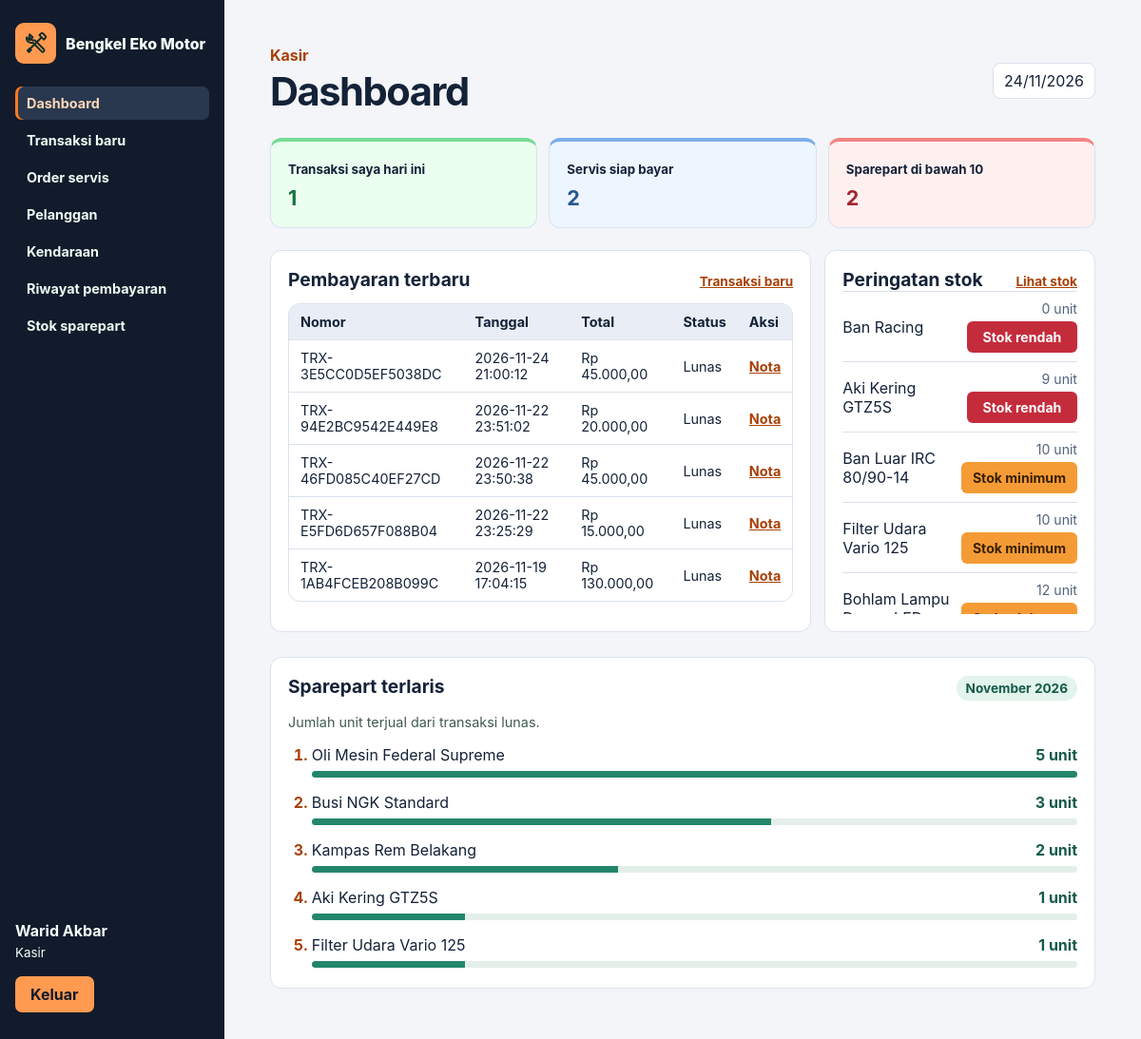
Page /?page=dashboard (signed in) on the committed database.
### tables this page shows
CREATE TABLE `pengguna` (
  `id_pengguna` int(11) NOT NULL,
  `nama_lengkap` varchar(100) NOT NULL,
  `username` varchar(50) NOT NULL,
  `password_hash` varchar(255) NOT NULL,
  `peran` enum('Pemilik','Kasir','Mekanik') NOT NULL,
  `status_aktif` enum('Aktif','Nonaktif') DEFAULT 'Aktif'
);

CREATE TABLE `penjualan` (
  `no_transaksi` varchar(20) NOT NULL,
  `tanggal_transaksi` datetime NOT NULL,
  `id_pengguna` int(11) NOT NULL,
  `total_bayar` decimal(12,2) NOT NULL CHECK (`total_bayar` > 0),
  `metode_bayar` enum('Tunai','Transfer','QRIS') NOT NULL,
  `servis_id` int(11) DEFAULT NULL,
  `pelanggan_id` int(11) DEFAULT NULL,
  `kendaraan_id` int(11) DEFAULT NULL,
  `token` char(32) DEFAULT NULL,
  `status` enum('Lunas','Batal') NOT NULL DEFAULT 'Lunas',
  `diterima` decimal(12,2) DEFAULT NULL,
  `alasan_batal` varchar(500) DEFAULT NULL,
  `batal_pada` datetime DEFAULT NULL,
  `batal_oleh` int(11) DEFAULT NULL
);

CREATE TABLE `sparepart` (
  `id_sparepart` int(11) NOT NULL,
  `nama_barang` varchar(100) NOT NULL,
  `kategori` varchar(50) NOT NULL,
  `harga_jual` decimal(12,2) NOT NULL CHECK (`harga_jual` >= 0),
  `stok` int(11) NOT NULL CHECK (`stok` >= 0),
  `stok_minimum` int(11) NOT NULL CHECK (`stok_minimum` >= 0)
);

### routes/web.php (called while the page is built, shortened)
<?php
function route(array|false $user): void
{
    $page = $_GET['page'] ?? 'dashboard';
    $staff = ['Pemilik','Kasir'];
    $owner = ['Pemilik'];
    $all = ['Pemilik','Kasir','Mekanik'];
    $routes = [
        'dashboard'=>['Dashboard',$all,[]],
        'pelanggan'=>['Pelanggan',$staff,['save'=>$staff]],
        'kendaraan'=>['Kendaraan',$staff,['save'=>$staff]],
        'sparepart'=>['Sparepart',$all,['save'=>$owner,'adjust'=>$owner]],
        'jasa'=>['Katalog jasa',$owner,['save'=>$owner]],
        'pemasok'=>['Pemasok',$owner,['save'=>$owner]],
        'katalog-pemasok'=>['Katalog pemasok',$owner,['save-catalog'=>$owner]],
        'pengguna'=>['Pengguna',$owner,['save'=>$owner]],
        'servis'=>['Order servis',$all,['create'=>$staff]],
        'pekerjaan'=>['Detail pekerjaan',$all,['start'=>['Pemilik','Mekanik'],'progress'=>['Pemilik','Mekanik'],'assign'=>$owner]],
        'checkout'=>['Pembayaran baru',$staff,['pay'=>$staff]],
        'penjualan'=>['Riwayat pembayaran',$staff,[]],
        'nota'=>['Nota penjualan',$staff,['cancel'=>$owner]],
        'pembelian'=>['Pembelian dan utang',$owner,['purchase'=>$owner]],
        'detail-beli'=>['Rincian pembelian',$owner,['settle'=>$owner]],
        'laporan'=>['Laporan',$owner,[]],
    ];
    [$title,$roles,$actions] = $routes[$page];
    $id = (int) filter_var($_GET['id'] ?? 0,FILTER_VALIDATE_INT);
    $reference = is_string($_GET['ref'] ?? null) ? $_GET['ref'] : '';
    match ($page) {
        'dashboard'=>showDashboard($user),
        'servis'=>showServices($user),
        'pekerjaan'=>showService(serviceRecord($id,$user),$user),
        'checkout'=>showCheckout(checkoutOrder($user)),
        'penjualan'=>showSales($user),
        'nota'=>showReceipt($reference,$user),
        'pembelian'=>showPurchases(),
        'katalog-pemasok'=>showSupplierCatalog($id),
        'detail-beli'=>showPurchase($reference),
        'laporan'=>showReports(),
        default=>showMaster($page,$page !== 'sparepart' || $user['peran'] === 'Pemilik'),
    };
    layout($title,$user,$page,(string) ob_get_clean());
}

### public/index.php (called while the page is built, shortened)
<?php
$user = false;
try {
    $user = currentUser();
    route($user);
} catch (Throwable $error) {
    while (ob_get_level() > 0) {
        ob_end_clean();
    }
    if ($error instanceof AccessDenied) {
        http_response_code(403);
        $message = $error->getMessage();
    } elseif ($error instanceof DomainException) {
        http_response_code(422);
        $message = $error->getMessage();
    } elseif ($error instanceof PDOException && $error->getCode() === '23000') {
        http_response_code(409);
        $message = 'Data sudah ada atau rujukan tidak tersedia. Periksa isian dan coba lagi.';
    } else {
        http_response_code(500);
        error_log('Bengkel Eko Motor: ' . get_class($error) . ' (' . $error->getCode() . ')');
        $message = 'Sistem tidak dapat memproses permintaan. Periksa konfigurasi dan koneksi database sesuai README.';
    }
    if (str_contains($_SERVER['HTTP_ACCEPT'] ?? '', 'application/json')) {
        header('Content-Type: application/json; charset=utf-8');
        echo json_encode(['message' => $message], JSON_UNESCAPED_UNICODE);
        exit;
    }
    if ($user) {
        layout('Permintaan tidak berhasil',$user,'','<p role="alert" class="error">' . h($message) . '</p><p>' . linkTo('Kembali ke dashboard','dashboard') . '</p>');
    } else {
        loginPage($message);
    }
}

### app/Models/database.php (called while the page is built, shortened)
<?php
function db(): PDO
{
    static $pdo;
    if (!$pdo) {
        $path = dirname(__DIR__, 2) . '/config/database.local.php';
        $config = require $path;
        $pdo = new PDO($config['dsn'], $config['username'], $config['password'], [
            PDO::ATTR_ERRMODE => PDO::ERRMODE_EXCEPTION,
            PDO::ATTR_EMULATE_PREPARES => false,
            PDO::ATTR_DEFAULT_FETCH_MODE => PDO::FETCH_ASSOC,
        ]);
        $pdo->exec("SET time_zone = '+07:00'");
    }
    return $pdo;
}
function query(string $sql, array $params = []): PDOStatement
{
    $statement = db()->prepare($sql);
    $statement->execute($params);
    return $statement;
}
function rows(string $sql, array $params = []): array
{
    return query($sql, $params)->fetchAll();
}
function row(string $sql, array $params = []): array|false
{
    return query($sql, $params)->fetch();
}

### app/Middleware/security.php (called while the page is built, shortened)
<?php
function currentUser(): array|false
{
    $user = row("SELECT id_pengguna,nama_lengkap,peran FROM pengguna WHERE id_pengguna=? AND status_aktif='Aktif'", [$_SESSION['user']]);
    return $user;
}

### app/Views/helpers.php (the view, shortened to what this page needs)
<?php
function h(mixed $value): string
{
    return htmlspecialchars((string) $value, ENT_QUOTES | ENT_SUBSTITUTE, 'UTF-8');
}
function url(string $page, array $params = []): string
{
    return '?' . http_build_query(['page' => $page] + $params);
}
function rupiah(mixed $value): string
{
    return $value === null ? '—' : 'Rp ' . number_format((float) $value, 2, ',', '.');
}
function linkTo(string $label, string $page, array $params = []): string
{
    return '<a href="' . h(url($page, $params)) . '">' . h($label) . '</a>';
}
function button(string $label): void
{
    echo '<button type="submit">' . h($label) . '</button></form>';
}
function table(array $headers, array $data, ?callable $action = null, array $formatters = []): void
{
    echo '<div class="scroll"><table><thead><tr>';
    foreach ($headers as $header) {
        echo '<th>' . h($header) . '</th>';
    }
    echo '</tr></thead><tbody>';
    foreach ($data as $record) {
        echo '<tr>';
        foreach ($record as $key => $value) {
            $cell = isset($formatters[$key]) ? $formatters[$key]($value, $record) : h($value ?? '—');
            echo '<td>' . $cell . '</td>';
        }
        if ($action) {
            echo '<td>' . $action($record) . '</td>';
        }
        echo '</tr>';
    }
    echo '</tbody></table></div>';
}
function stockCondition(int $stock): string
{
    if ($stock < 10) {
        return 'Stok rendah';
    }
    return $stock <= 15 ? 'Stok minimum' : 'Tersedia';
}
function stockBadge(int $stock, string $text, bool $boxed = true): string
{
    $tone = $stock < 10 ? 'danger' : ($stock <= 15 ? 'warning' : 'available');
    $style = $boxed ? 'inventory-badge' : 'inventory-text';
    return '<span class="' . $style . ' inventory-' . $tone . '">' . h($text) . '</span>';
}

### app/Controllers/finance.php (shortened to what this page needs)
<?php
function showDashboard(array $user): void
{
    $role = $user['peran'];
    $actor = $user['id_pengguna'];
    $stockAlerts = rows('SELECT nama_barang,stok FROM sparepart WHERE LOWER(TRIM(kategori))<>\'jasa servis\' AND stok<=15 ORDER BY stok,nama_barang');
    $lowCount = count(array_filter($stockAlerts, fn($part) => (int) $part['stok'] < 10));
    $cards = [];
    if ($role === 'Mekanik') {
        $counts = array_column(rows('SELECT status,COUNT(*) AS total FROM servis WHERE mekanik_id=? GROUP BY status',[$actor]),'total','status');
        $cards = [
            ['Menunggu', $counts['Menunggu'] ?? 0, 'amber', 'servis'],
            ['Dikerjakan', $counts['Dikerjakan'] ?? 0, 'blue', 'servis'],
            ['Selesai', $counts['Selesai'] ?? 0, 'green', 'servis'],
        ];
    } elseif ($role === 'Kasir') {
        $today = row("SELECT COUNT(*) AS total FROM penjualan WHERE id_pengguna=? AND status='Lunas' AND tanggal_transaksi>=CURDATE() AND tanggal_transaksi<CURDATE()+INTERVAL 1 DAY",[$actor])['total'];
        $ready = row("SELECT COUNT(*) AS total FROM servis s LEFT JOIN penjualan p ON p.servis_id=s.id WHERE s.status='Selesai' AND p.no_transaksi IS NULL")['total'];
        $cards = [['Transaksi saya hari ini',$today,'green','penjualan'],['Servis siap bayar',$ready,'blue','servis']];
    }
    $cards[] = ['Sparepart di bawah 10', $lowCount, $lowCount ? 'red' : 'green', 'sparepart'];
    echo '<div class="cards dashboard-cards">';
    foreach ($cards as [$label,$value,$tone,$page]) {
        echo '<a class="card tone-' . h($tone) . '" href="' . h(url($page)) . '"><small>' . h($label)
            . '</small><strong>' . h($value) . '</strong></a>';
    }
    echo '</div><div class="dashboard-grid"><section class="panel dashboard-main">';
    if ($role === 'Kasir') {
        echo '<div class="dashboard-heading"><h2>Pembayaran terbaru</h2>' . linkTo('Transaksi baru','checkout') . '</div>';
        $recent = rows('SELECT no_transaksi,tanggal_transaksi,total_bayar,status FROM penjualan WHERE id_pengguna=? ORDER BY tanggal_transaksi DESC,no_transaksi DESC LIMIT 5',[$actor]);
        foreach ($recent as &$sale) {
            $sale['total_bayar'] = rupiah($sale['total_bayar']);
        }
        table(['Nomor','Tanggal','Total','Status','Aksi'],$recent,fn($sale)=>linkTo('Nota','nota',['ref'=>$sale['no_transaksi']]));
    }
    echo '</section><section class="panel dashboard-stock"><div class="dashboard-heading"><h2>Peringatan stok</h2>'
        . linkTo('Lihat stok','sparepart') . '</div>';
    if (!$stockAlerts) {
        echo '<p class="stock-clear">Semua sparepart memiliki lebih dari 15 unit.</p>';
    } else {
        echo '<ul class="stock-list">';
        foreach ($stockAlerts as $part) {
            echo '<li><span>' . h($part['nama_barang']) . '</span>'
                . '<span class="stock-alert-detail"><span class="stock-units">' . h($part['stok']) . ' unit</span>'
                . stockBadge((int) $part['stok'], stockCondition((int) $part['stok'])) . '</span></li>';
        }
        echo '</ul>';
    }
    echo '</section></div>';
    showMonthlyBestSellers();
}
function showMonthlyBestSellers(): void
{
    $start = new DateTimeImmutable('first day of this month midnight');
    $end = $start->modify('+1 month');
    $parts = rows("SELECT s.nama_barang, SUM(d.jumlah) AS unit_terjual
        FROM penjualan p
        JOIN detail_penjualan d ON d.no_transaksi = p.no_transaksi
        JOIN sparepart s ON s.id_sparepart = d.id_sparepart
        WHERE LOWER(TRIM(s.kategori)) <> 'jasa servis' AND p.status = 'Lunas' AND p.tanggal_transaksi >= ? AND p.tanggal_transaksi < ?
        GROUP BY s.id_sparepart, s.nama_barang
        ORDER BY unit_terjual DESC, s.nama_barang, s.id_sparepart
        LIMIT 5", [$start->format('Y-m-d H:i:s'), $end->format('Y-m-d H:i:s')]);
    $months = ['Januari','Februari','Maret','April','Mei','Juni','Juli','Agustus','September','Oktober','November','Desember'];
    $period = $months[(int) $start->format('n') - 1] . ' ' . $start->format('Y');
    echo '<section class="panel best-sellers"><div class="dashboard-heading"><h2>Sparepart terlaris</h2>'
        . '<span class="chart-period">' . h($period) . '</span></div>';
    $max = (int) $parts[0]['unit_terjual'];
    echo '<p>Jumlah unit terjual dari transaksi lunas.</p><ol class="sales-ranking">';
    foreach ($parts as $part) {
        $quantity = (int) $part['unit_terjual'];
        echo '<li><div class="ranking-label"><span>' . h($part['nama_barang']) . '</span><strong>'
            . h(number_format($quantity, 0, ',', '.')) . ' unit</strong></div>'
            . '<meter min="0" max="' . $max . '" value="' . $quantity . '" aria-hidden="true"></meter></li>';
    }
    echo '</ol></section>';
}

### app/Views/layout.php (shortened to what this page needs)
<?php
function workshopBrand(): string
{
    return '<div class="brand"><span><img src="assets/icons/workshop.svg" width="25" height="25" alt=""></span> Bengkel Eko Motor</div>';
}
function documentStart(string $title): void
{
    $assetRoot = dirname(__DIR__, 2) . '/public/assets/';
    $cssVersion = filemtime($assetRoot . 'css/app.css');
    $jsVersion = filemtime($assetRoot . 'js/app.js');
    echo '<!doctype html><html lang="id"><head><meta charset="utf-8"><meta name="viewport" content="width=device-width, initial-scale=1">'
        . '<title>' . h($title) . ' • Bengkel Eko Motor</title>'
        . '<link rel="icon" type="image/svg+xml" href="assets/icons/workshop.svg?v=1">'
        . '<link rel="stylesheet" href="assets/css/app.css?v=' . h($cssVersion) . '"><script src="assets/js/app.js?v=' . h($jsVersion) . '" defer></script></head><body>';
}
function layout(string $title, array $user, string $page, string $content): void
{
    [$role,$menus] = match ($user['peran']) {
        'Pemilik'=>['Owner',['dashboard'=>'Dashboard','pelanggan'=>'Pelanggan','kendaraan'=>'Kendaraan','servis'=>'Order servis','jasa'=>'Katalog jasa',
            'checkout'=>'Transaksi baru','penjualan'=>'Riwayat pembayaran','sparepart'=>'Stok sparepart','pemasok'=>'Pemasok','pembelian'=>'Pembelian & utang','laporan'=>'Laporan','pengguna'=>'Pengguna']],
        'Kasir'=>['Kasir',['dashboard'=>'Dashboard','checkout'=>'Transaksi baru','servis'=>'Order servis','pelanggan'=>'Pelanggan','kendaraan'=>'Kendaraan',
            'penjualan'=>'Riwayat pembayaran','sparepart'=>'Stok sparepart']],
        default=>['Mekanik',['dashboard'=>'Dashboard','servis'=>'Pekerjaan saya','sparepart'=>'Ketersediaan sparepart']],
    };
    $pageMenu = ['pekerjaan'=>'servis','nota'=>'penjualan','detail-beli'=>'pembelian'][$page] ?? $page;
    documentStart($title);
    echo '<div class="app"><aside>' . workshopBrand() . '<nav aria-label="Menu utama">';
    foreach ($menus as $key=>$label) {
        echo '<a href="' . h(url($key)) . '"' . ($pageMenu === $key ? ' aria-current="page"' : '') . '>' . h($label) . '</a>';
    }
    echo '</nav><div class="account"><strong>' . h($user['nama_lengkap']) . '</strong><small>' . h($role) . '</small><form method="post" action="' . h(url('logout')) . '">';
    button('Keluar');
    echo '</div></aside><main class="workspace"><header><div><p class="role">' . h($role) . '</p><h1>' . h($title) . '</h1></div>'
        . '<span class="date">' . h(date('d/m/Y')) . '</span></header>';
    echo $content . '</main></div></body></html>';
}

### rows in the picture
pengguna: nama_lengkap "Warid Akbar"
penjualan: no_transaksi "TRX-3E5CC0D5EF5038DC", tanggal_transaksi "2026-11-24 21:00:12", cell "Rp 45.000,00", status "Lunas"
penjualan: no_transaksi "TRX-94E2BC9542E449E8", tanggal_transaksi "2026-11-22 23:51:02", cell "Rp 20.000,00", status "Lunas"
penjualan: no_transaksi "TRX-46FD085C40EF27CD", tanggal_transaksi "2026-11-22 23:50:38", cell "Rp 45.000,00", status "Lunas"
penjualan: no_transaksi "TRX-E5FD6D657F088B04", tanggal_transaksi "2026-11-22 23:25:29", cell "Rp 15.000,00", status "Lunas"
penjualan: no_transaksi "TRX-1AB4FCEB208B099C", tanggal_transaksi "2026-11-19 17:04:15", cell "Rp 130.000,00", status "Lunas"
sparepart: nama_barang "Ban Racing", stok "0", text "Stok rendah"
sparepart: nama_barang "Aki Kering GTZ5S", stok "9", text "Stok rendah"
sparepart: nama_barang "Ban Luar IRC 80/90-14", stok "10", text "Stok minimum"
sparepart: nama_barang "Filter Udara Vario 125", stok "10", text "Stok minimum"
sparepart: nama_barang "Bohlam Lampu…", stok "12"

### other values in the picture
$label "Dashboard"
$label "Transaksi baru"
$label "Order servis"
$label "Pelanggan"
$label "Kendaraan"
$label "Riwayat pembayaran"
$label "Stok sparepart"
$role "Kasir"
$label "Keluar"
$title "Dashboard"
$label "Transaksi saya hari ini"
$value "1"
$label "Servis siap bayar"
$value "2"
$label "Sparepart di bawah 10"
